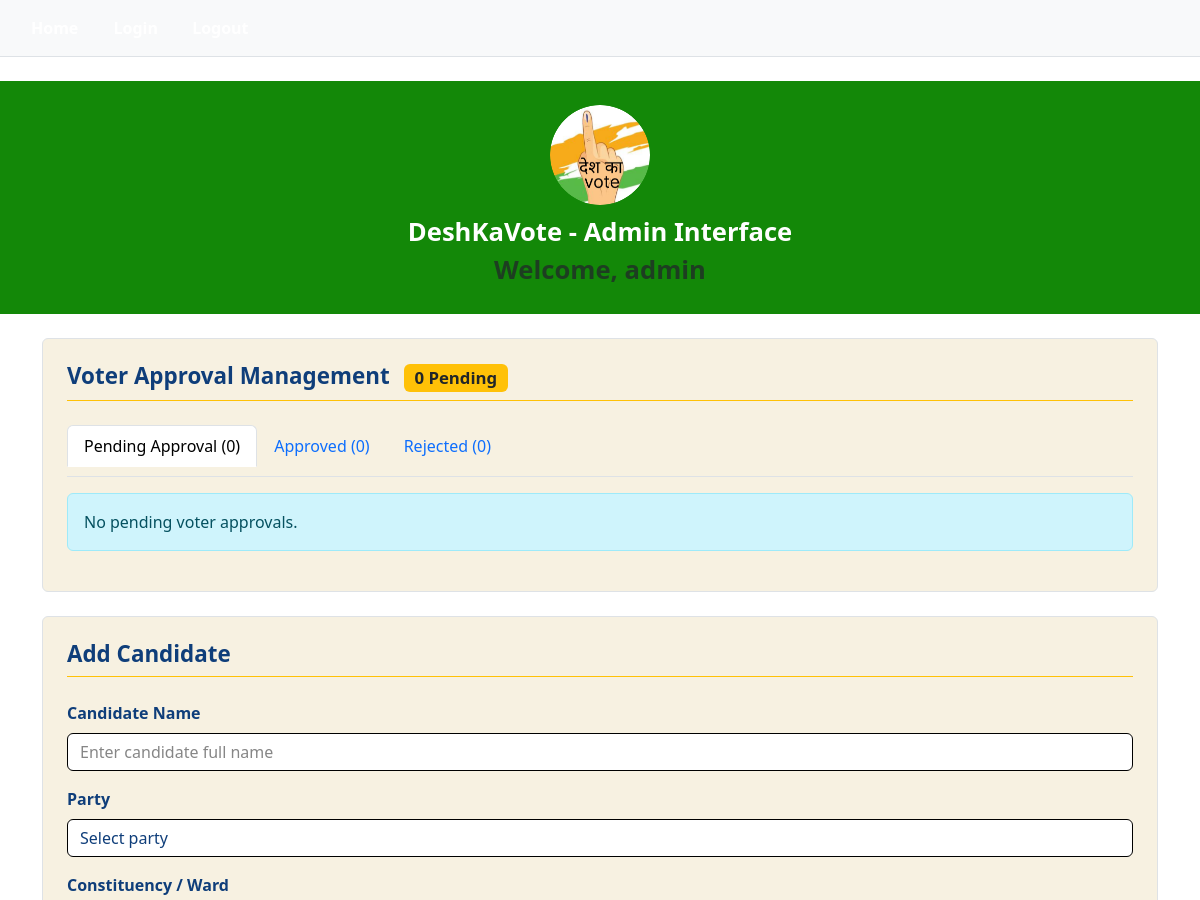
The page /admin-dashboard/ (signed in, upper part) on the database as committed earlier.
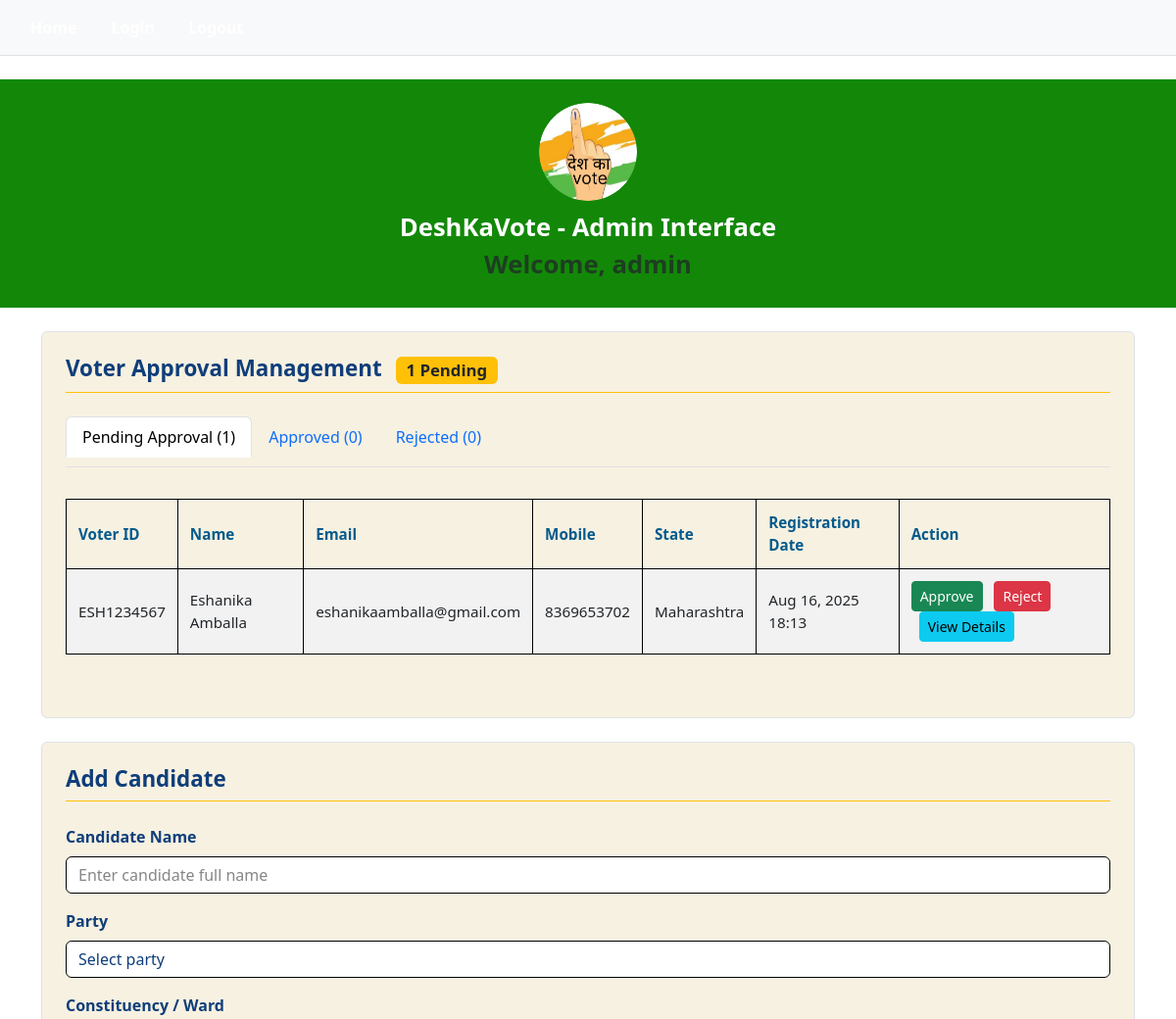
The same page on the database as committed later.
### voting/models.py (models this page shows, shortened)
class CustomUser(AbstractUser):
    USER_ROLES = (
        ('voter', 'Voter'),
        ('admin', 'Admin'),
    )
    role = models.CharField(max_length=10, choices=USER_ROLES, default='voter')
    mobile = models.CharField(max_length=10, validators=[RegexValidator(r'^\d{10}$')])
    is_verified = models.BooleanField(default=False)
    is_active = models.BooleanField(default=False)

class Voter(models.Model):
    GENDER_CHOICES = (
        ('Male', 'Male'),
        ('Female', 'Female'),
        ('Other', 'Other'),
    )
    APPROVAL_STATUS_CHOICES = (
        ('pending', 'Pending Approval'),
        ('approved', 'Approved'),
        ('rejected', 'Rejected'),
    )
    user = models.OneToOneField(CustomUser, on_delete=models.CASCADE)
    first_name = models.CharField(max_length=50)
    last_name = models.CharField(max_length=50)
    email = models.EmailField()
    mobile = models.CharField(max_length=10)
    date_of_birth = models.DateField()
    gender = models.CharField(max_length=10, choices=GENDER_CHOICES)
    parent_spouse_name = models.CharField(max_length=100)
    street_address = models.TextField()
    city = models.CharField(max_length=50)
    state = models.CharField(max_length=50)
    pincode = models.CharField(max_length=6)
    place_of_birth = models.CharField(max_length=50)
    voter_id = models.CharField(max_length=20, unique=True)
    aadhar_number = models.CharField(max_length=12)
    pan_number = models.CharField(max_length=10)
    approval_status = models.CharField(
        max_length=10,
        choices=APPROVAL_STATUS_CHOICES,
        default='pending'
    )
    approved_by = models.ForeignKey(
        settings.AUTH_USER_MODEL,
        on_delete=models.SET_NULL,
        null=True,
        blank=True,
        related_name='approved_voters'
    )
    approval_date = models.DateTimeField(null=True, blank=True)
    rejection_reason = models.TextField(null=True, blank=True)
    aadhar_verified = models.BooleanField(default=False)
    pan_verified = models.BooleanField(default=False)
    voter_id_verified = models.BooleanField(default=False)
    created_at = models.DateTimeField(auto_now_add=True)
    updated_at = models.DateTimeField(auto_now=True)
    @property
    def full_name(self):
        return f"{self.first_name} {self.last_name}"

### voting/views.py (the view)
# urls.py: path('admin-dashboard/', views.admin_dashboard, name='admin_dashboard'),
@login_required
def admin_dashboard(request):
    if not (request.user.is_staff or request.user.role == 'admin'):
        return redirect('landing')
    pending_voters = Voter.objects.filter(approval_status='pending').order_by('-created_at')
    approved_voters = Voter.objects.filter(approval_status='approved').order_by('-approval_date')
    rejected_voters = Voter.objects.filter(approval_status='rejected').order_by('-updated_at')
    elections = Election.objects.all().order_by('-created_at')
    candidates = Candidate.objects.all().order_by('-created_at')
    context = {
        'admin_username': request.user.username,
        'is_superuser': request.user.is_superuser,
        'django_admin_url': '/admin/',
        'pending_voters': pending_voters,
        'approved_voters': approved_voters,
        'rejected_voters': rejected_voters,
        'elections': elections,
        'candidates': candidates,
        'pending_count': pending_voters.count(),
        'approved_count': approved_voters.count(),
        'rejected_count': rejected_voters.count(),
    }
    return render(request, 'admin.html', context)

### templates/admin.html (shortened to what this page needs)
{% load static %}
<!DOCTYPE html>
<html lang="en">
<head>
<link href="https://cdn.jsdelivr.net/npm/bootstrap@5.3.0/dist/css/bootstrap.min.css" rel="stylesheet">
<link rel="stylesheet" href="{% static 'css/style.css' %}">
</head>
<body>
<nav class="p-3 border-bottom mb-4 bg-light">
  <a href="{% url 'landing' %}" class="me-3">Home</a>
  <a href="{% url 'admin_login' %}">Login</a>
  <a href="{% url 'logout' %}" class="me-3">Logout</a>
</nav>
<header class="text-center my-4">
  <img src="{% static 'images/logo.png' %}" alt="DeshKaVote Logo" class="rounded-circle mb-2" style="width: 100px; height: 100px; object-fit: cover; border: none;">
  <div>DeshKaVote - Admin Interface</div>
  <div class="text-muted">Welcome, {{ admin_username }}</div>
</header>
<main class="container">
  <section aria-labelledby="voter-approval-title" class="my-4 p-4 border rounded">
    <h2 id="voter-approval-title" class="pb-2 mb-4 border-bottom border-warning">
      Voter Approval Management
      <span class="badge bg-warning text-dark ms-2">{{ pending_count }} Pending</span>
    </h2>
    <ul class="nav nav-tabs" id="approvalTabs" role="tablist">
      <li class="nav-item" role="presentation">
        <button class="nav-link active" id="pending-tab" data-bs-toggle="tab" data-bs-target="#pending" type="button" role="tab">
          Pending Approval ({{ pending_count }})
        </button>
      </li>
      <li class="nav-item" role="presentation">
        <button class="nav-link" id="approved-tab" data-bs-toggle="tab" data-bs-target="#approved" type="button" role="tab">
          Approved ({{ approved_count }})
        </button>
      </li>
      <li class="nav-item" role="presentation">
        <button class="nav-link" id="rejected-tab" data-bs-toggle="tab" data-bs-target="#rejected" type="button" role="tab">
          Rejected ({{ rejected_count }})
        </button>
      </li>
    </ul>
    <div class="tab-content" id="approvalTabContent">
      <div class="tab-pane fade show active" id="pending" role="tabpanel">
        <div class="mt-3">
          {% if pending_voters %}
            <div class="table-responsive">
              <table class="table table-bordered table-striped">
                <thead class="table-warning">
                  <tr>
                    <th scope="col">Voter ID</th>
                    <th scope="col">Name</th>
                    <th scope="col">Email</th>
                    <th scope="col">Mobile</th>
                    <th scope="col">State</th>
                    <th scope="col">Registration Date</th>
                    <th scope="col">Action</th>
                  </tr>
                </thead>
                <tbody>
                  {% for voter in pending_voters %}
                  <tr id="voter-row-{{ voter.id }}">
                    <td>{{ voter.voter_id }}</td>
                    <td>{{ voter.full_name }}</td>
                    <td>{{ voter.email }}</td>
                    <td>{{ voter.mobile }}</td>
                    <td>{{ voter.state }}</td>
                    <td>{{ voter.created_at|date:"M d, Y H:i" }}</td>
                    <td>
                      <button class="btn btn-success btn-sm me-2" onclick="approveVoter('{{ voter.id }}', '{{ voter.voter_id }}')">
                        Approve
                      </button>
                      <button class="btn btn-danger btn-sm" onclick="showRejectModal('{{ voter.id }}', '{{ voter.voter_id }}')">
                        Reject
                      </button>
                      <button class="btn btn-info btn-sm ms-2" onclick="viewVoterDetails('{{ voter.id }}')">
                        View Details
                      </button>
                    </td>
                  </tr>
                  {% endfor %}
                </tbody>
              </table>
            </div>
          {% else %}
            <div class="alert alert-info">No pending voter approvals.</div>
          {% endif %}
        </div>
      </div>
    </div>
  </section>
  <section aria-labelledby="add-candidate-title" class="my-4 p-4 border rounded">
    <h2 id="add-candidate-title" class="pb-2 mb-4 border-bottom border-warning">Add Candidate</h2>
    <form aria-label="Add candidate form" onsubmit="return false;">
      <div class="mb-3">
        <label for="candidateName" class="form-label fw-bold">Candidate Name</label>
        <input type="text" id="candidateName" name="candidateName" class="form-control" placeholder="Enter candidate full name" required />
      </div>
      <div class="mb-3">
        <label for="candidateParty" class="form-label fw-bold">Party</label>
        <select id="candidateParty" name="candidateParty" class="form-select" required>
          <option value="" disabled selected>Select party</option>
        </select>
      </div>
      <div class="mb-3">
        <label for="candidateConstituency" class="form-label fw-bold">Constituency / Ward</label>
      </div>
    </form>
  </section>
</main>
</body>
</html>

### static/css/style.css (style rules this page uses)
* { box-sizing: border-box; }
body, html { margin: 0; padding: 0; font-family: 'Segoe UI', Tahoma, Geneva, Verdana, sans-serif; background: #ffffff; color: #0f3e7a; }
header { background-color: #138808; color: white; padding: 1.5rem 1rem; text-align: center; font-weight: 700; font-size: 1.6rem; }
main { max-width: 960px; margin: 1.5rem auto; padding: 0 1rem 2.5rem; }
h2 { border-bottom: 3px solid #f58220; padding-bottom: 0.5rem; margin-bottom: 1.5rem; font-weight: 700; font-size: 1.4rem; }
section { margin-bottom: 2.5rem; border: 1px solid #000; border-radius: 0.5rem; padding: 1.5rem; background-color: #f7f1e1 !important; }
.form-control, .form-select { border: 1px solid #000000 !important; color: #0f3e7a !important; background: #ffffff !important; }
.form-control::placeholder { color: #868686; }
.table { width: 100%; border-collapse: collapse; margin-top: 1rem; margin-bottom: 2.5rem; }
.table th, .table td { border: 1px solid #000 !important; padding: 0.75rem; text-align: left; font-size: 0.95rem; vertical-align: middle; }
.table thead th { background-color: #f7f1e1 !important; color: #055a8c !important; font-weight: 700; }
.table-striped tbody tr:nth-of-type(odd) { background-color: #fdf7ec !important; }
nav { background-color: #d35400; padding: 0.75rem; }
nav a { color: white; text-decoration: none; margin: 0.5rem 0.9375rem; font-weight: bold; }
ul { padding-left: 1.25rem; }
li { margin-bottom: 0.625rem; }
a { color: #d35400; text-decoration: none; }

Rows that differ between the two databases and show on the page:
added Voter: voter_id "ESH1234567", full_name "Eshanika Amballa", email "eshanikaamballa@gmail.com", mobile "8369653702", state "Maharashtra", created_at "Aug 16, 2025 18:13"
Other text that changed with them:
{{ pending_count }}: "0" → "1"
text no longer shown: "No pending voter approvals."
text now shown: "Voter ID Name Email Mobile State Registration Date Action"
